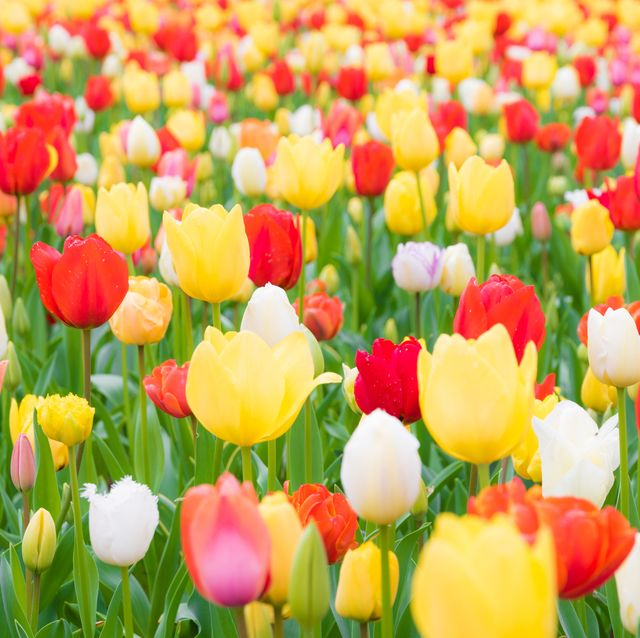
#> input picture Images_and_videos/tulips.jpg, 640 x 638 px
$ python 5_geometric_transformations.py
#> lines starting #> are read from the running program, lines starting #| are printed output that depends on the picture
import cv2
import numpy as np


# Define a function to display images
def show(title, source=None):
    cv2.imshow(title, source)
    cv2.waitKey(0)
    cv2.destroyAllWindows()


# Read an image
image_bgr = cv2.imread('..//Images_and_videos//tulips.jpg', 1)
#> image_bgr is the input picture: shape (638, 640, 3); mean B, G, R 87.5, 161.1, 197.5
image_gray = cv2.imread('..//Images_and_videos//albert-einstein_gray.jpg', 0)
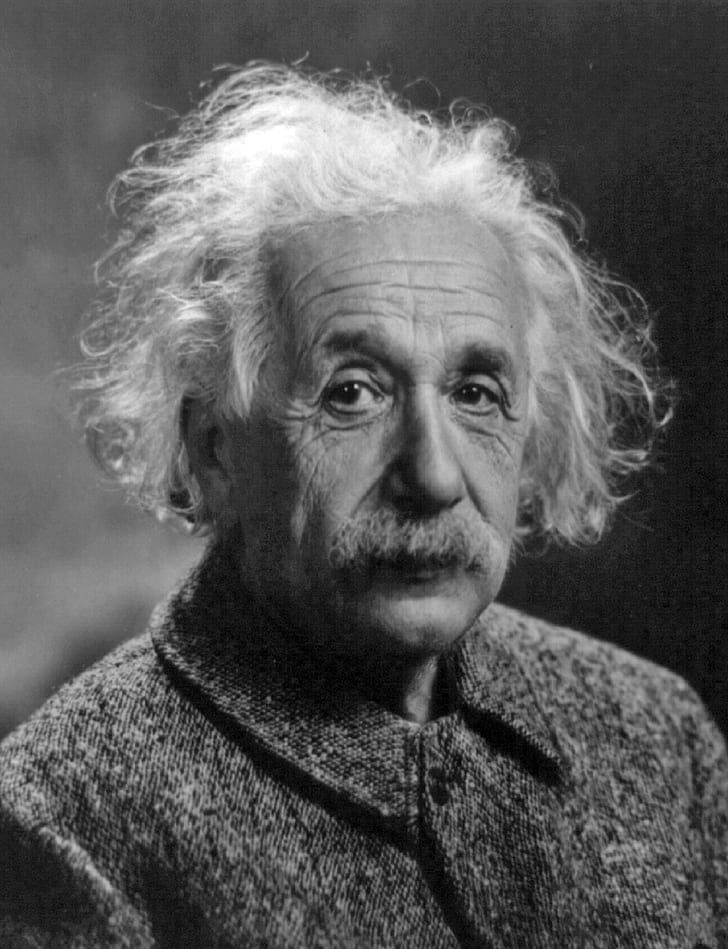
#> input picture Images_and_videos/albert-einstein_gray.jpg, 728 x 949 px
#> image_gray is the input picture: shape (949, 728); min 0, max 255, mean 89.4

# Check image shapes
print(f"BGR source image shape: {image_bgr.shape}")
#| BGR source image shape: (638, 640, 3)
print(f"Grayscale source image shape: {image_gray.shape}")
#| Grayscale source image shape: (949, 728)

# Resize the images and make them 2 times smaller
image_bgr_small = cv2.resize(image_bgr, dsize=None, fx=0.5, fy=0.5)
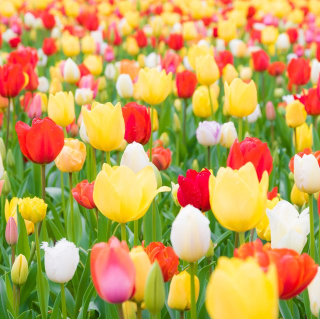
#> image_bgr_small: shape (319, 320, 3); mean B, G, R 87.6, 161.2, 197.7
image_gray_small = cv2.resize(image_gray, fx=0.5, fy=0.5, dsize=None)
print(f"BGR image shape, small: {image_bgr_small.shape}")
#| BGR image shape, small: (319, 320, 3)
print(f"Grayscale image shape, small: {image_gray_small.shape}")
#| Grayscale image shape, small: (474, 364)

# Resize the images and make them 25% larger
image_bgr_large = cv2.resize(image_bgr, fx=1.25, fy=1.25, dsize=None)
image_gray_large = cv2.resize(image_gray, None, fx=1.25, fy=1.25)
print(f"BGR image shape, large: {image_bgr_large.shape}")
#| BGR image shape, large: (798, 800, 3)
print(f"Grayscale image shape, large: {image_gray_large.shape}")
#| Grayscale image shape, large: (1186, 910)

# Resize the images using custom dimension size matrix
image_gray_custom = cv2.resize(image_gray, (200, 400), interpolation=cv2.INTER_LANCZOS4)
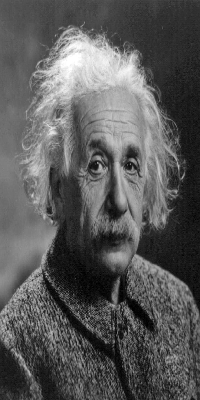
#> image_gray_custom: shape (400, 200); min 0, max 255, mean 89.5
image_bgr_custom = cv2.resize(image_bgr, (300, 500), interpolation=cv2.INTER_CUBIC)
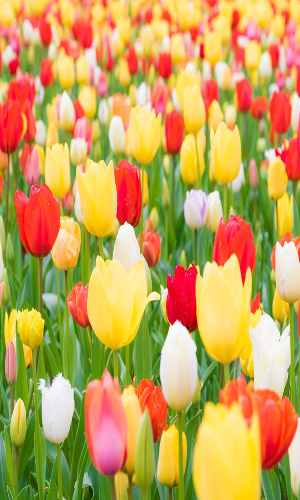
#> image_bgr_custom: shape (500, 300, 3); mean B, G, R 87.5, 161.1, 197.5
print(f"BGR image, custom shape: {image_bgr_custom.shape}")
#| BGR image, custom shape: (500, 300, 3)
print(f"Grayscale image, custom shape: {image_gray_custom.shape}")
#| Grayscale image, custom shape: (400, 200)

# [9 lines of commented-out code are left out]
